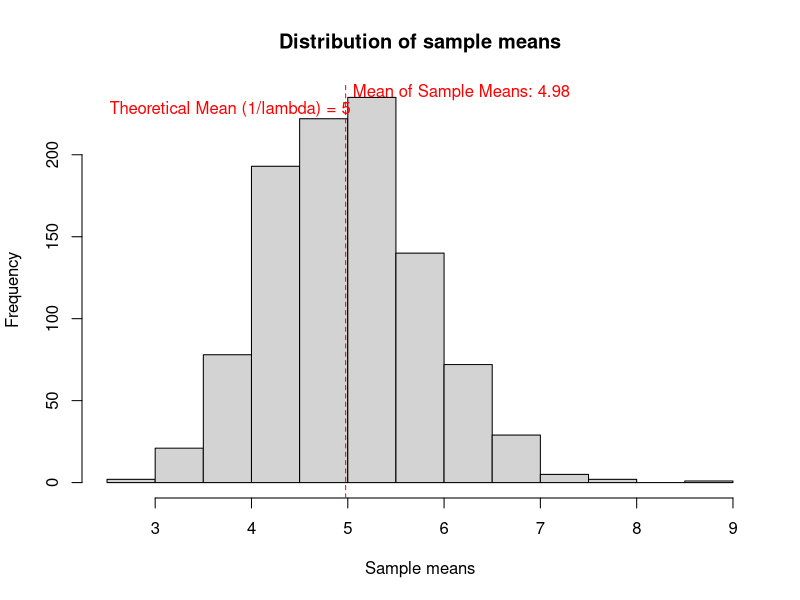
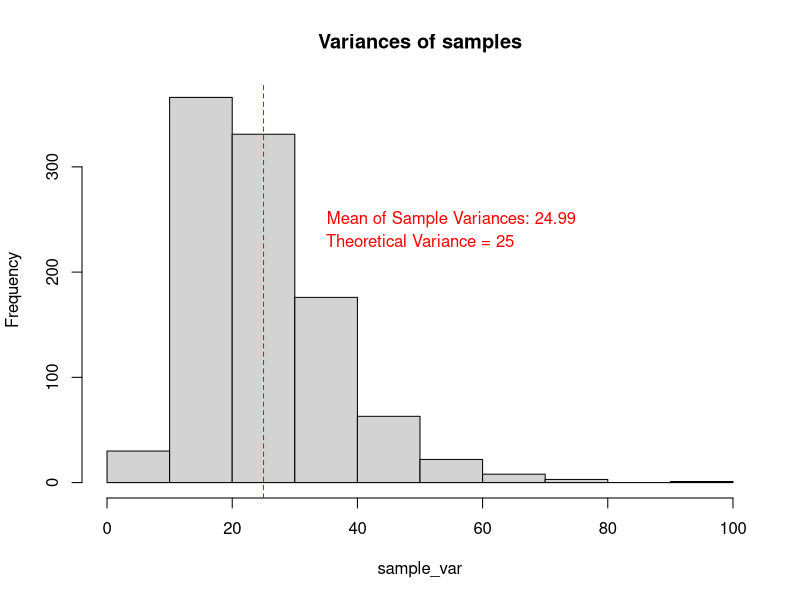

These figures' R source, in order:
## ---- chunk 1
my_seed = 512 #for random number generators based simulations
set.seed(my_seed) 

# Setup the supplied quantities as variables
lambda <- 0.2
samplesize <- 40 #size of random exponential samples 
nosim = 1000 #number of simulations
sample_means = NULL #variable to store means of samples
sample_var = NULL #variances of samples
## ---- chunk 2
for (i in 1 : nosim) sample_means = c(sample_means, mean(rexp(samplesize, lambda)))
hist(sample_means, main = "Distribution of sample means", xlab = "Sample means")
theo_mean <- mean(sample_means)
abline(v = theo_mean, col = "red", lty = 2)
text(theo_mean - 1.2, y = 228, labels = paste("Theoretical Mean (1/lambda) = 5"), col = "red")
text(theo_mean + 1.2, y = 238, labels = paste("Mean of Sample Means:", round(theo_mean,2)), col = "red")
## ---- chunk 3
mean(sample_means)
median(sample_means)
## ---- chunk 4
theo_variance = (1/lambda)^2
theo_variance
## ---- chunk 5
set.seed(my_seed)
for (i in 1 : nosim) sample_var = c(sample_var, var(rexp(samplesize, lambda)))
hist(sample_var, main = "Variances of samples")
abline(v = theo_variance, col = "red", lty = 2)
text(theo_variance + 25, y = 230, labels = paste("Theoretical Variance = 25"), col = "red")
text(theo_variance + 30, y = 250, labels = paste("Mean of Sample Variances:", round(mean(sample_var),2)), col = "red")

## ---- chunk 6

